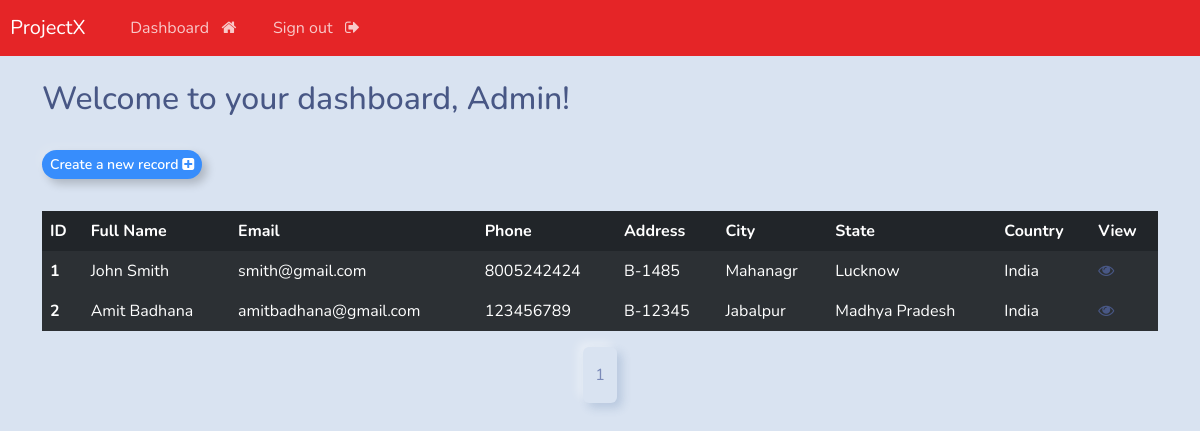
Page /dashboard (signed in) on the earlier database version.
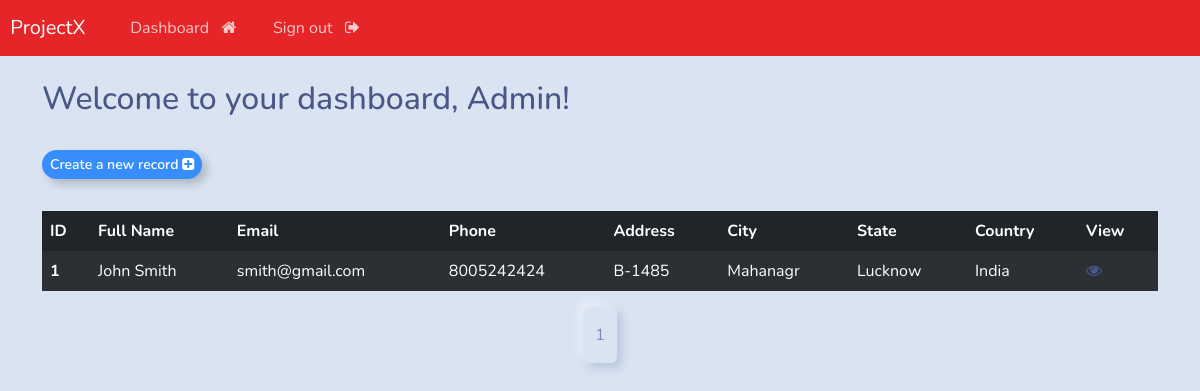
Same page on the later database version.
### webapp/models.py (models this page shows, shortened)
class Record(models.Model):
    creation_date = models.DateTimeField(auto_now_add = True)
    first_name = models.CharField(max_length=100)
    last_name = models.CharField(max_length=100)
    email = models.CharField(max_length=100)
    phone = models.CharField(max_length=100)
    address = models.CharField(max_length=100)
    city = models.CharField(max_length=100)
    state = models.CharField(max_length=100)
    country = models.CharField(max_length=100)

### webapp/views.py (the view)
# urls.py: path('dashboard', views.dashboard, name="dashboard"),
@login_required(login_url='login')
def dashboard(request):
    admin_records = Record.objects.all()
    paginator = Paginator(admin_records,5)
    page_number=request.GET.get('page')
    final_admin_records = paginator.get_page(page_number)
    total_pages = final_admin_records.paginator.num_pages
    context = {
        'admin_records':final_admin_records,
        'total_page_list':[n+1 for n in range(total_pages) ]
        }
    return render(request,'webapp/user/dashboard.html', context=context)

### webapp/templates/webapp/user/dashboard.html (shortened to what this page needs)
{% extends 'webapp/base.html' %}
{% block content %}
<h2>Welcome to your dashboard, {{user|title}}!</h2>
<a href="{% url 'create-record' %}" class="btn btn-outline-primary btn-sm">Create a new record <i
        class="fa fa-plus-square"></i></a>
<table class="table table-dark table-striped table-hover">
    <thead>
        <tr>
            <th scope="col">ID</th>
            <th scope="col">Full Name</th>
            <th scope="col">Email</th>
            <th scope="col">Phone</th>
            <th scope="col">Address</th>
            <th scope="col">City</th>
            <th scope="col">State</th>
            <th scope="col">Country</th>
            <th scope="col">View</th>
        </tr>
    </thead>
    {% for admin_record in admin_records %}
    <tbody>
        <tr>
            <th scope="row">{{admin_record.id}}</th>
            <td>{{admin_record.first_name}} {{admin_record.last_name}}</td>
            <td>{{admin_record.email}}</td>
            <td>{{admin_record.phone}}</td>
            <td>{{admin_record.address}}</td>
            <td>{{admin_record.city}}</td>
            <td>{{admin_record.state}}</td>
            <td>{{admin_record.country}}</td>
            <td><a href="{% url 'view-record' admin_record.id %}"><i class="fa fa-eye"></i></a></td>
        </tr>
    </tbody>
    {% endfor %}
</table>
<div class="container d-flex justify-content-center align-items-center">
    <nav aria-label="...">
        <ul class="pagination">
            {% for page in total_page_list %}
            <li class="page-item"><a class="page-link" href="?page={{page}}">{{page}}</a></li>
            {% endfor %}
        </ul>
    </nav>
</div>
{%endblock%}

Differences in the rows shown:
removed Record: id "2", first_name "Amit", last_name "Badhana", email "amitbadhana@gmail.com", phone "123456789", address "B-12345", city "Jabalpur", state "Madhya Pradesh", country "India"
